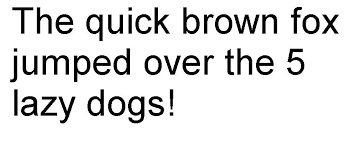
#> input picture sample_image.png, 345 x 146 px
$ python app.py
#> lines starting #> are read from the running program, lines starting #| are printed output that depends on the picture; after the words box and inside, x2 and y2 are one past the last pixel; in counts of white or black regions, pixels touching at a corner belong together
import cv2
import pytesseract
from PIL import Image

pytesseract.pytesseract.tesseract_cmd = r"E:\Softwares\Tessaract for DecodeLabs\tesseract.exe"

image_path = "sample_image.png"

image = cv2.imread(image_path)
#> image is the input picture: shape (146, 345, 3); min 0, max 255, mean 224.9

gray = cv2.cvtColor(image, cv2.COLOR_BGR2GRAY)

gray = cv2.threshold(
    gray,
    0,
    255,
    cv2.THRESH_BINARY + cv2.THRESH_OTSU
)[1]
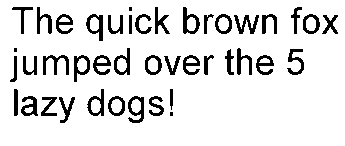
#> gray: shape (146, 345); 88% white; 42 black regions (3 under 20 px), largest, box (x1, y1, x2, y2) and area: (128, 96, 144, 123) 220, (43, 55, 69, 75) 219, (234, 15, 259, 34) 213

cv2.imwrite("processed.png", gray)

#> (the run stopped early here; a loop or call above may not have finished)
